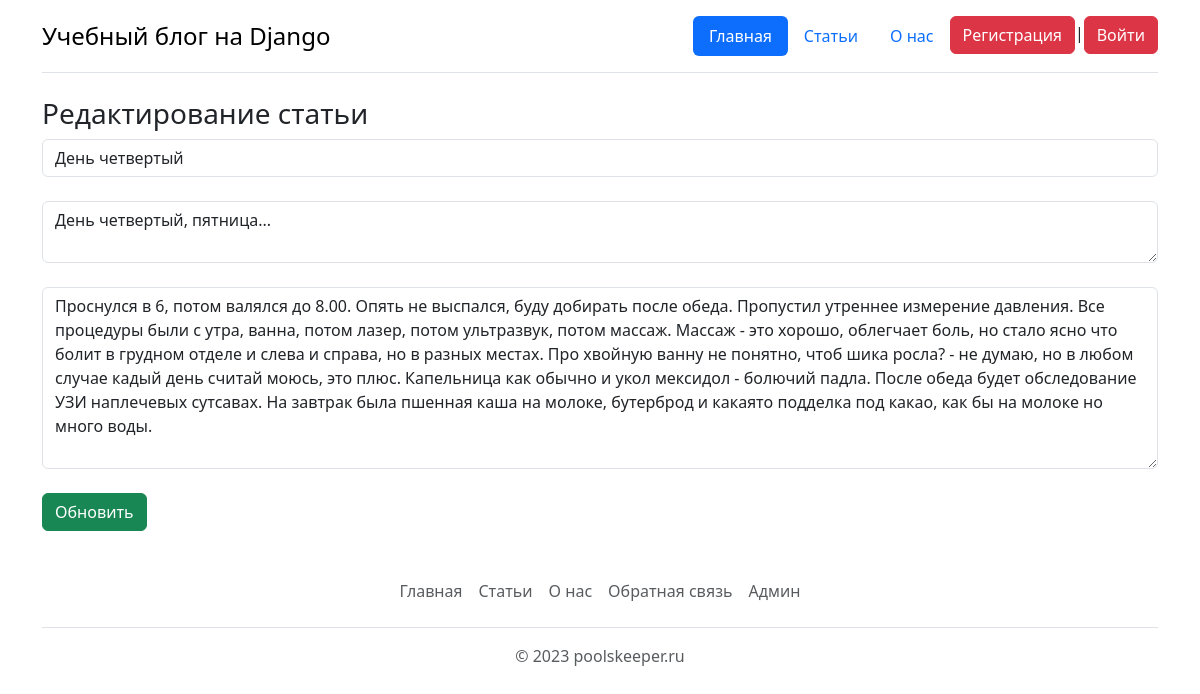
/update/22, run on an earlier commit of the app's database.
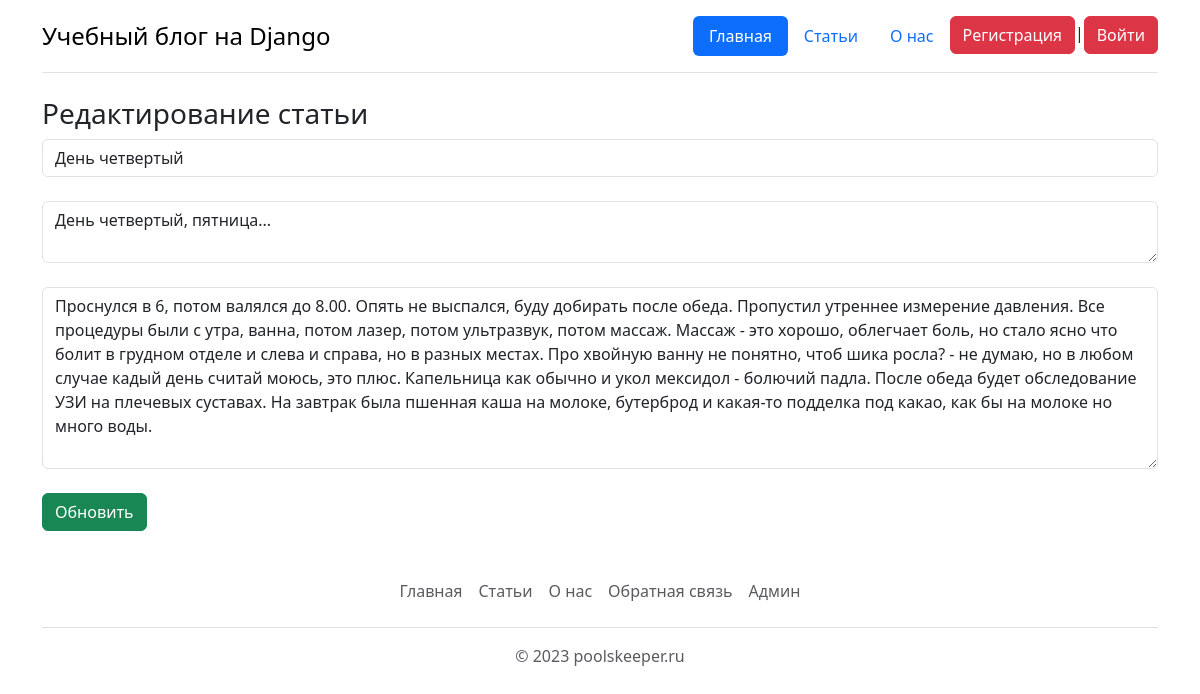
And on a later commit of the database.
### main/models.py (models this page shows, shortened)
class Article(models.Model):
    id = models.AutoField('id', primary_key=True)
    title = models.CharField('Заголовок', max_length=100, null=False)
    intro = models.CharField('Анонс', max_length=300, null=False)
    text = models.TextField('Статья', null=False)
    slag = models.CharField('slug', max_length=100, null=False)
    date = models.DateTimeField('Время', default=timezone.now())
    author = models.ForeignKey(User, verbose_name='Автор статьи', on_delete=models.CASCADE)
    class Meta:
        verbose_name = 'Статья'
        verbose_name_plural = 'Статьи'

### main/views.py (the view, shortened to what this page needs)
# urls.py: path('update/<int:id>', views.update, name='update'),
def update(request, id):
    error = ''
    article = Article.objects.get(pk=id)
    form = ArticleForm(instance=article)
    context = {
        'form': form,
        'article': article,
        'error': error,
        'id': id,
    }
    return render(request, 'main/update.html', context)

### main/forms.py
class ArticleForm(ModelForm):
    class Meta:
        model = Article
        fields = ['title', 'intro', 'text']
        widgets = {
            'title': TextInput(attrs={
                'class': 'form-control',
                'placeholder': 'Введите название статьи',
                'spellcheck': 'True'
            }),
            'intro': Textarea(attrs={
                'class': 'form-control',
                'rows': '2',
                'placeholder': 'Введите анонс статьи',
                'spellcheck': 'True'
            }),
            'text': Textarea(attrs={
                'class': 'form-control',
                'rows': '7',
                'placeholder': 'Введите текст статьи',
                'spellcheck': 'True'
            }),
        }

### main/templates/main/update.html (shortened to what this page needs)
{% extends 'main/base.html' %}
{% block body %}
    <h3>Редактирование статьи </h3>
    <form action="" method="post">
        {{ form.title }}<br>
        {{ form.intro }}<br>
        {{ form.text }}<br>
        <input type="submit" class="btn btn-success" value="Обновить">
    </form>
{% endblock %}

What changed in the data, as far as the page shows it:
changed Article "День четвертый": text "…обеда будет обследование УЗИ наплечевых сутсавах. На завтрак была пшенная каша на молоке, бутерброд и какаято подделка под какао, как…" → "…обеда будет обследование УЗИ на плечевых суставах. На завтрак была пшенная каша на молоке, бутерброд и какая-то подделка под какао, как…"
